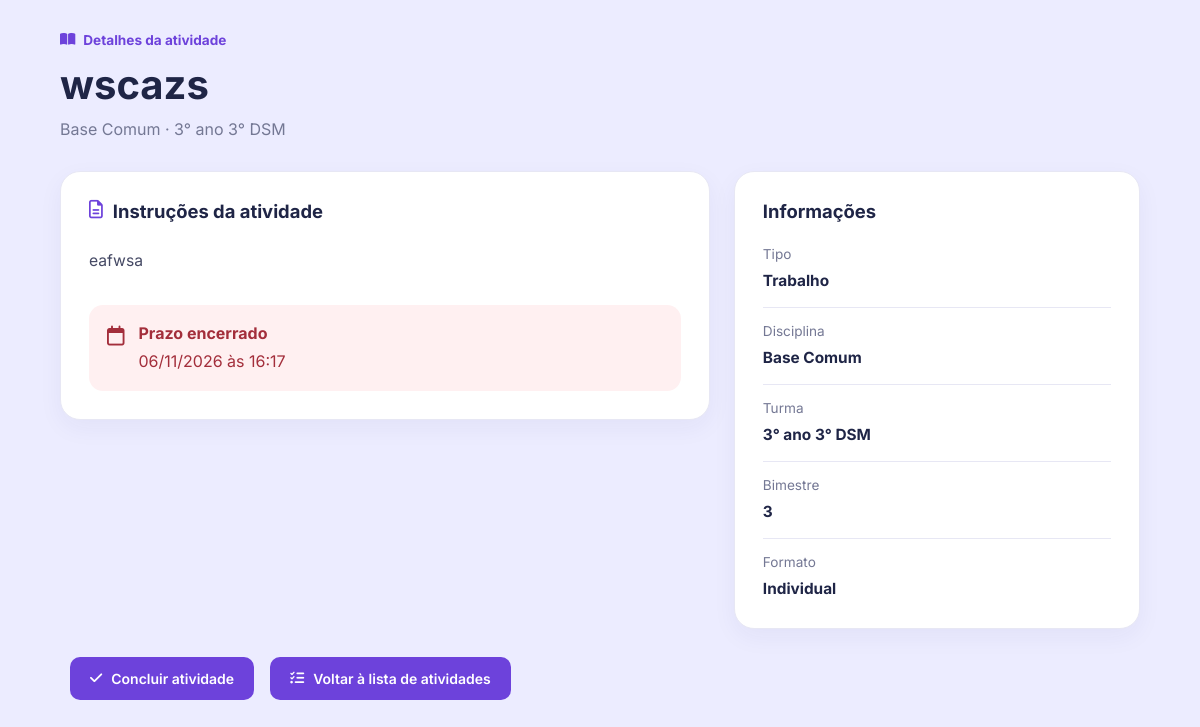
/detalhesAtividade.php?id=3 (signed in), run on the app's committed database.
### tables this page shows
CREATE TABLE `atividades` (
  `id` int(10) UNSIGNED NOT NULL,
  `turma_disciplina_id` int(10) UNSIGNED NOT NULL,
  `criador_id` int(10) UNSIGNED NOT NULL,
  `bimestre` tinyint(3) UNSIGNED DEFAULT NULL,
  `titulo` varchar(150) NOT NULL,
  `descricao` text DEFAULT NULL,
  `tipo` enum('tarefa','trabalho','prova','quiz','projeto','leitura') NOT NULL DEFAULT 'tarefa',
  `status` enum('rascunho','publicada','encerrada') NOT NULL DEFAULT 'rascunho',
  `data_limite` datetime DEFAULT NULL,
  `criada_em` datetime NOT NULL DEFAULT current_timestamp(),
  `atualizada_em` datetime NOT NULL DEFAULT current_timestamp() ON UPDATE current_timestamp(),
  `em_grupo` tinyint(1) DEFAULT 0
);

CREATE TABLE `disciplinas` (
  `id` int(10) UNSIGNED NOT NULL,
  `nome` varchar(80) NOT NULL,
  `cor_hex` char(7) NOT NULL DEFAULT '#6B5CC5'
);

CREATE TABLE `turmas` (
  `id` int(10) UNSIGNED NOT NULL,
  `nome` varchar(80) NOT NULL,
  `serie` varchar(40) DEFAULT NULL,
  `turno` enum('manha','tarde','noite') NOT NULL DEFAULT 'manha',
  `ano_letivo` year(4) NOT NULL,
  `ativa` tinyint(1) NOT NULL DEFAULT 1,
  `codigo_convite` varchar(12) NOT NULL
);

### Settings/auth.php (called while the page is built, shortened)
<?php
function e(?string $value): string
{
    return htmlspecialchars($value ?? '', ENT_QUOTES | ENT_SUBSTITUTE, 'UTF-8');
}

### detalhesAtividade.php (the view, shortened to what this page needs)
<?php
require_once __DIR__ . '/Settings/auth.php';
$pdo = db();
$usuarioId = (int) ($_SESSION['user_id'] ?? 0);
$atividadeId = filter_input(
    INPUT_GET,
    'id',
    FILTER_VALIDATE_INT
);
$sql = "
    SELECT
        a.id,
        a.titulo,
        a.descricao,
        a.tipo,
        a.status,
        a.em_grupo,
        a.data_limite,
        a.bimestre,
        d.nome AS disciplina,
        t.nome AS turma,
        t.serie,
        t.turno,
        t.ano_letivo
    FROM atividades a
    INNER JOIN turma_disciplinas td
        ON td.id = a.turma_disciplina_id
    INNER JOIN disciplinas d
        ON d.id = td.disciplina_id
    INNER JOIN turmas t
        ON t.id = td.turma_id
    INNER JOIN turma_membros tm
        ON tm.turma_id = t.id
    WHERE a.id = :atividade_id
      AND tm.aluno_id = :aluno_id
      AND a.status = 'publicada'
    LIMIT 1
";
$stmt = $pdo->prepare($sql);
$stmt->execute([
    ':atividade_id' => $atividadeId,
    ':aluno_id' => $usuarioId,
]);
$atividade = $stmt->fetch(PDO::FETCH_ASSOC);
$estaAtrasada = false;
if (!empty($atividade['data_limite'])) {
    try {
        $dataLimite = new DateTime(
            $atividade['data_limite']
        );
        $agora = new DateTime();
        $estaAtrasada = $dataLimite < $agora;
    } catch (Exception $e) {
        $dataLimite = null;
    }
}
$stmtEntrega = $pdo->prepare("
    SELECT 1
    FROM entregas
    WHERE atividade_id = :atividade_id
      AND aluno_id = :aluno_id
    LIMIT 1
");
$stmtEntrega->execute([
    ':atividade_id' => $atividadeId,
    ':aluno_id' => $usuarioId
]);
$atividadeConcluida = (bool) $stmtEntrega->fetchColumn();
function formatarDataHoraDetalhe(?string $data): string
{
    $timestamp = strtotime($data);
    return $timestamp !== false
        ? date('d/m/Y \à\s H:i', $timestamp)
        : 'Não definido';
}
$turmaDescricao = trim(
    (string) ($atividade['serie'] ?? '') . ' ' .
    (string) ($atividade['turma'] ?? '')
);
?>
<!DOCTYPE html>
<html lang="pt-BR">
<head>
    <link rel="stylesheet" href="detalhesAtividade.css">
    <link
        rel="stylesheet"
        href="https://cdnjs.cloudflare.com/ajax/libs/font-awesome/6.5.2/css/all.min.css"
    >
    <link rel="stylesheet" href="Styles/root.css">
</head>
<body>
<div class="pagina">
    <main class="conteudo">
        <div class="cabecalho">
            <span class="etiqueta">
                <i class="fa-solid fa-book-open"></i>
                Detalhes da atividade
            </span>
            <h1><?= e($atividade['titulo']) ?></h1>
            <p class="subtitulo">
                <?= e($atividade['disciplina']) ?>
                <?php if ($turmaDescricao !== ''): ?>
                    · <?= e($turmaDescricao) ?>
                <?php endif; ?>
            </p>
        </div>
        <div class="layout-detalhes">
            <section class="painel descricao-painel">
                <h2>
                    <i class="fa-regular fa-file-lines"></i>
                    Instruções da atividade
                </h2>
                <div class="descricao">
                    <?php if (trim((string) $atividade['descricao']) !== ''): ?>
                        <?= nl2br(e($atividade['descricao'])) ?>
                    <?php else: ?>
                        <p>O professor ou representante não adicionou uma descrição.</p>
                    <?php endif; ?>
                </div>
                <div class="aviso-prazo <?= $estaAtrasada ? 'atrasada' : 'no-prazo' ?>">
                    <i class="fa-regular fa-calendar"></i>
                    <div>
                        <strong>
                            <?= $estaAtrasada ? 'Prazo encerrado' : 'Prazo de entrega' ?>
                        </strong>
                        <p>
                            <?= e(formatarDataHoraDetalhe(
                                $atividade['data_limite']
                            )) ?>
                        </p>
                    </div>
                </div>
            </section>
            <aside class="painel informacoes-painel">
                <h2>Informações</h2>
                <div class="informacao">
                    <span>Tipo</span>
                    <strong><?= e(ucfirst($atividade['tipo'])) ?></strong>
                </div>
                <div class="informacao">
                    <span>Disciplina</span>
                    <strong><?= e($atividade['disciplina']) ?></strong>
                </div>
                <div class="informacao">
                    <span>Turma</span>
                    <strong><?= e($turmaDescricao) ?></strong>
                </div>
                <?php if (!empty($atividade['bimestre'])): ?>
                    <div class="informacao">
                        <span>Bimestre</span>
                        <strong><?= e((string) $atividade['bimestre']) ?></strong>
                    </div>
                <?php endif; ?>
                <div class="informacao">
                    <span>Formato</span>
                    <strong>
                        <?= !empty($atividade['em_grupo'])
                            ? 'Em grupo'
                            : 'Individual' ?>
                    </strong>
                </div>
            </aside>
        </div>
       <div class="rodape-acoes">
    <?php if ($atividadeConcluida): ?>
        <button class="btn-concluida" disabled>
            <i class="fa-solid fa-circle-check"></i>
            Atividade concluída
        </button>
    <?php else: ?>
        <form method="POST">
            <button type="submit" name="concluir" class="btn-concluir">
                <i class="fa-solid fa-check"></i>
                Concluir atividade
            </button>
        </form>
    <?php endif; ?>
    <a href="atividades.php" class="btn-voltar">
        <i class="fa-solid fa-list-check"></i>
        Voltar à lista de atividades
    </a>
</div>
    </main>
</div>
</body>
</html>

### Styles/detalhesAtividade.css (style rules this page uses)
:root { --fundo: rgb(236, 236, 255); --roxo: rgba(109, 66, 219, 1); --roxo-claro: rgba(137, 103, 229, 1); --texto: rgba(31, 37, 70, 1); --texto-secundario: #747894; --borda: #e7e7f4; --branco: #fff; }
* { box-sizing: border-box; }
body { margin: 0; background: var(--fundo); color: var(--texto); font-family: 'Inter', sans-serif; }
.pagina { min-height: 100vh; padding: 28px 5%; }
.conteudo { max-width: 1200px; margin: 0 auto; }
.cabecalho { margin-bottom: 28px; }
.etiqueta { display: inline-flex; align-items: center; gap: 8px; color: var(--roxo); font-size: .85rem; font-weight: 700; }
.cabecalho h1 { margin: 12px 0 8px; font-size: clamp(1.7rem, 4vw, 2.5rem); overflow-wrap: anywhere; }
.subtitulo { margin: 0; color: var(--texto-secundario); line-height: 1.6; }
.layout-detalhes { display: grid; grid-template-columns: minmax(0, 1.6fr) minmax(280px, 1fr); gap: 24px; align-items: start; }
.painel { min-width: 0; padding: 28px; background: var(--branco); border: 1px solid var(--borda); border-radius: 20px; box-shadow: 0 8px 25px rgba(49, 43, 110, .05); }
.painel h2 { display: flex; align-items: center; gap: 10px; margin: 0 0 24px; font-size: 1.15rem; }
.painel h2 i { color: var(--roxo); }
.descricao { color: #454964; font-size: .98rem; line-height: 1.85; overflow-wrap: anywhere; white-space: normal; }
.aviso-prazo { display: flex; align-items: flex-start; gap: 14px; margin-top: 30px; padding: 18px; border-radius: 14px; }
.aviso-prazo > i { margin-top: 3px; font-size: 1.25rem; }
.aviso-prazo strong { display: block; margin-bottom: 6px; }
.aviso-prazo p { margin: 0; line-height: 1.5; }
.aviso-prazo.atrasada { color: #a32e3b; background: #fff0f1; }
.informacao { display: flex; flex-direction: column; gap: 7px; padding: 15px 0; border-bottom: 1px solid var(--borda); }
.informacao:first-of-type { padding-top: 0; }
.informacao:last-child { padding-bottom: 0; border-bottom: none; }
.informacao span { color: var(--texto-secundario); font-size: .85rem; }
.informacao strong { font-size: .96rem; line-height: 1.5; overflow-wrap: anywhere; }
.rodape-acoes { display: flex; justify-content: flex-start; align-items: center; gap: 16px; margin-top: 28px; padding-left: 10px; }
.rodape-acoes form { margin: 0; }
.rodape-acoes .btn-concluir, .rodape-acoes .btn-concluida { display: inline-flex !important; align-items: center; justify-content: center; gap: 9px; padding: 13px 20px !important; border-radius: 10px !important; font-family: 'Inter', sans-serif !important; font-size: 14px !important; font-weight: 600 !important; cursor: pointer; box-sizing: border-box; }
.rodape-acoes .btn-concluir { background: #6d42db !important; color: #fff !important; border: none !important; transition: 0.2s ease; }
.rodape-acoes .btn-voltar { display: inline-flex; align-items: center; justify-content: center; gap: 9px; padding: 13px 20px; border-radius: 10px; background: #6d42db !important; color: #fff !important; border: none !important; font-family: 'Inter', sans-serif; font-size: 14px; font-weight: 600; text-decoration: none; transition: 0.2s ease; }

### Styles/root.css (style rules this page uses)
:root { --main-purple: #584391; --brand-purple: rgba(109, 66, 219, 1); --light-purple: #7351df; --soft-purple: #f1edff; --title-blue: #17245c; --text-blue: #101d52; --secondary-blue: #59658c; --background: #f0eef8; --white: #ffffff; --border: #e2e3ef; --shadow: 0 4px 20px rgba(31, 37, 70, .06); --shadow-hover: 0 8px 28px rgba(109, 66, 219, .12); --button-shadow: 0 6px 20px rgba(88, 67, 145, 0.3); --radius: 14px; --input-radius: 16px; --card-radius: 18px; --large-radius: 20px; --pill-radius: 100px; }

### data on the page
atividades: titulo "wscazs", disciplinas.nome "Base Comum", turmas.serie+nome "3° ano 3° DSM", descricao "eafwsa", data_limite "06/11/2026 às 16:17", tipo "Trabalho", bimestre "3"
